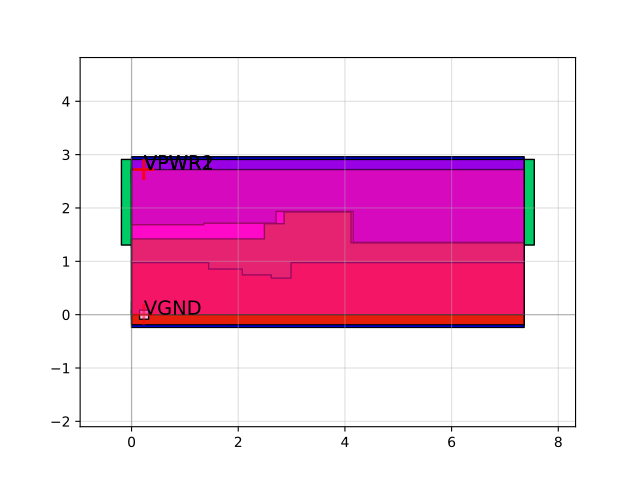

Source code (Python):
import sky130

c = sky130.components.sky130_fd_sc_hd__dlrtn_4()
c.plot()
